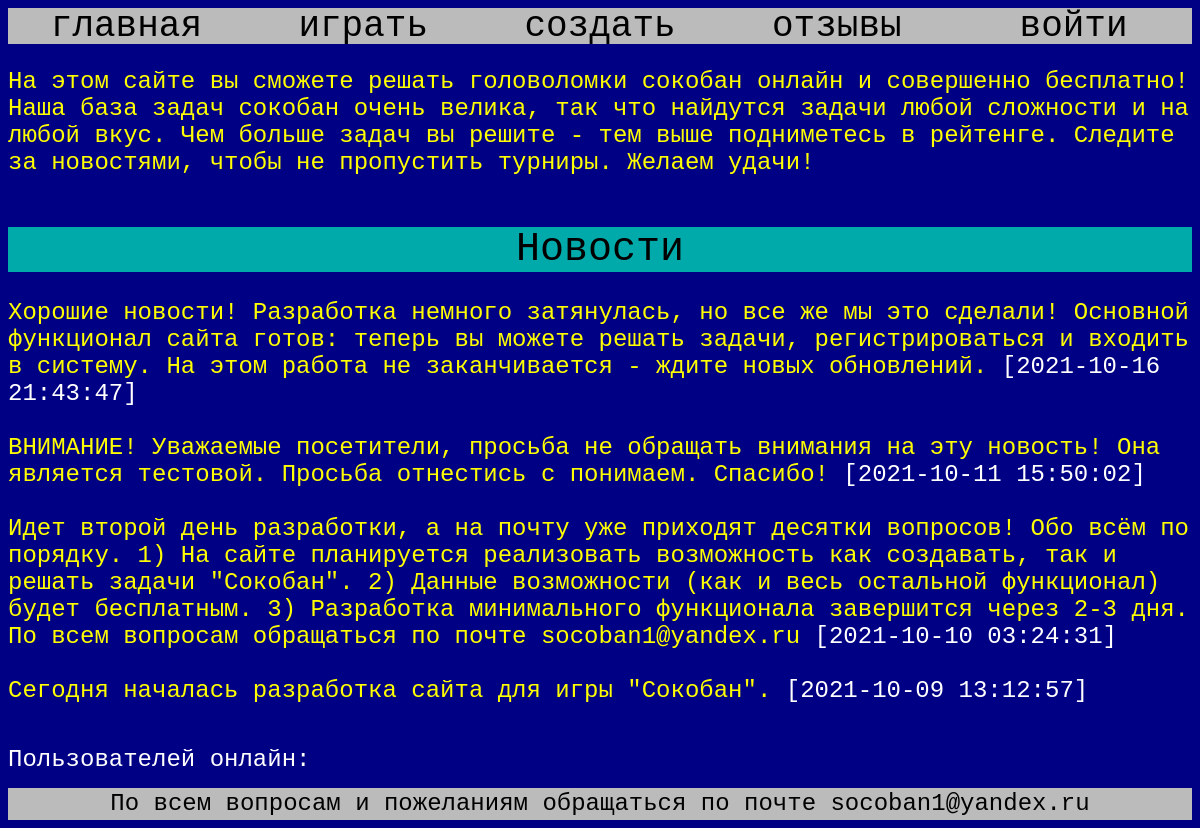
The page / on the database its author committed.
### tables this page shows
CREATE TABLE `news` (
  `ID` int(11) NOT NULL,
  `Time` datetime NOT NULL,
  `Content_ru` text NOT NULL,
  `Content_en` text NOT NULL
);

### modules/Content.php (the view, shortened to what this page needs)
<?php
function PrintNews($link, $newsCount, $language)
{
    $newsResource = mysqli_query($link, "SELECT * FROM `News` ORDER BY `Time` DESC LIMIT " . $newsCount);
    while ($news= mysqli_fetch_assoc($newsResource))
    {
        echo "<div class=\"news\">";
        echo $news['Content_' . $language] . " <span class=\"time\">[".$news['Time']."]</span><br><br>";
        echo "</div>";
    }
}

### css/index.css (style rules this page uses)
* { padding: 0; font-family: monospace; }
body { display: flex; flex-direction: column; justify-content: space-between; background-color: rgb(0, 0, 132); }
.news { color: rgb(255, 255, 0); font-weight: normal; font-size: 3vh; }
.time { color: rgb(255, 255, 255); }

### rows shown on the page
news: Content_ru "Хорошие новости! Разработка немного затянулась, но все же мы это сделали! Основной функционал сайта готов: теперь вы можете решать задачи, регистрироваться и входить в систему. На этом работа не заканчивается - ждите новых обновлений.", Time "2021-10-16 21:43:47"
news: Content_ru "ВНИМАНИЕ! Уважаемые посетители, просьба не обращать внимания на эту новость! Она является тестовой. Просьба отнестись с понимаем. Спасибо!", Time "2021-10-11 15:50:02"
news: Content_ru "Идет второй день разработки, а на почту уже приходят десятки вопросов! Обо всём по порядку. 1) На сайте планируется реализовать возможность как создавать, так и решать задачи \"Сокобан\". 2) Данные возможности (как и весь остальной функционал) будет бесплатным. 3) Разработка минимального функционала завершится через 2-3 дня. По всем вопросам обращаться по почте socoban1@yandex.ru", Time "2021-10-10 03:24:31"
news: Content_ru "Сегодня началась разработка сайта для игры \"Сокобан\".", Time "2021-10-09 13:12:57"

### other values the page prints
$enterHeaderWord "войти"
$onlineUsers "Пользователей онлайн"
